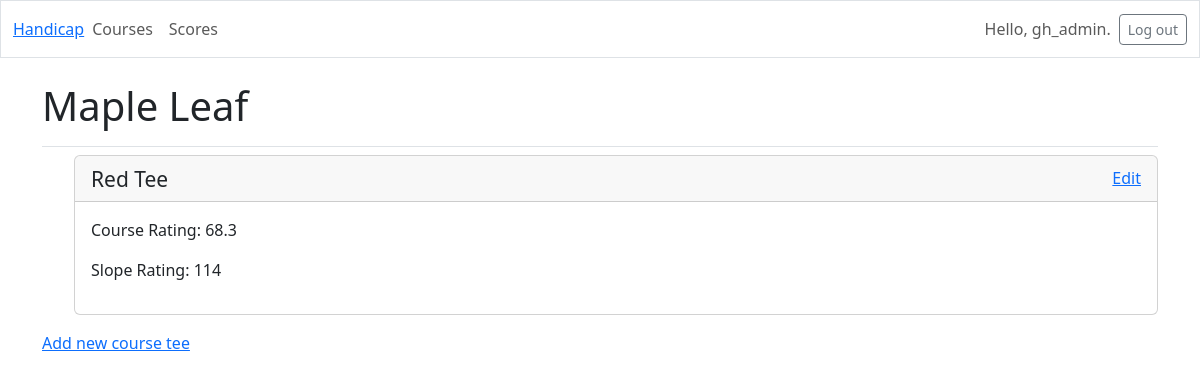
/courses/1/ (signed in), run on the app's committed database.
### golf_handicap/models.py (models this page shows, shortened)
class Course(models.Model):
    course_name = models.CharField(max_length=200)
    location = models.CharField(max_length=200)
    date_added = models.DateTimeField(auto_now_add=True)

class CourseTee(models.Model):
    course = models.ForeignKey(Course, on_delete=models.CASCADE)
    tee_name = models.CharField(max_length=200)
    course_rating = models.DecimalField(max_digits=4, decimal_places=1)
    slope_rating = models.IntegerField()
    course_par = models.IntegerField()
    date_added = models.DateTimeField(auto_now_add=True)

### golf_handicap/views.py (the view)
# urls.py: path('courses/<int:course_id>/', views.course, name='course'),
@login_required
def course(request, course_id):
    course = Course.objects.get(id=course_id)
    tees = course.coursetee_set.order_by('slope_rating')
    context = {'course': course, 'tees': tees}
    return render(request, 'golf_handicap/course.html', context)

### golf_handicap/templates/golf_handicap/course.html
{% extends 'golf_handicap/base.html' %}
{% block page_header %}
  <h1>{{ course.course_name }}</h1>
{% endblock page_header %}
{% block content %}
  <ul>
    {% for tee in tees %}
      <div class="card mb-3">
        <div class="card-header d-flex align-items-center">
          <h4 class="mb-0">
            <small>{{tee.tee_name}} Tee</small>
          </h4>
          <a href="{% url 'golf_handicap:edit_tee' tee.id %}" class="ms-auto" aria-label="Edit">Edit</a>
        </div>
        <div class="card-body">
          <p>Course Rating: {{ tee.course_rating }}</p>
          <p>Slope Rating: {{ tee.slope_rating }}</p>
        </div>
      </div>
    {% empty %}
      <li>There is no information about this course.</li>
    {% endfor %}
  </ul>
  <p>
    <a href="{% url 'golf_handicap:new_tee' course.id %}">Add new course tee</a>
  </p>
{% endblock content %}

### golf_handicap/templates/golf_handicap/base.html (shortened to what this page needs)
{% load django_bootstrap5 %}
{% load bootstrap_icons %}
<!doctype html>
<html lang="en">
<head>
  {% bootstrap_css %}
</head>
<body>
  <nav class="navbar navbar-expand-md navbar-light mb-4 border">
    <div class="container-fluid">
      <a class="navbard-brand" href="{% url 'golf_handicap:index' %}">Handicap</a>
      <div class="collapse navbar-collapse" id="navbarCollapse">
        <ul class="navbar-nav me-auto mb-2 mb-md-0">
          <li class="nav-item">
            <a class="nav-link" href="{% url 'golf_handicap:courses' %}">Courses</a></li>
            <li class="nav-item">
            <a class="nav-link" href="{% url 'golf_handicap:scores' %}">Scores</a></li>
        </ul>
        <ul class="navbar-nav ms-auto mb-2 mb-md-0">
          {% if user.is_authenticated %}
            <li class="nav-item">
              <span class="navbar-text me-2">Hello, {{user.username }}.</span></li>
          {% else %}
            <li class="nav-item">
              <a class="nav-link" href="{% url 'accounts:login' %}">
          {% endif %}
        </ul>
        {% if user.is_authenticated %}
          <form action="{% url 'accounts:logout' %}" method='post'>
            <button name='submit' class='btn btn-outline-secondary btn-sm'>
              Log out</button>
          </form>
        {% endif %}
      </div>
    </div>
  </nav>
  <main class="container">
    <div class="pb-2 mb-2 border-bottom">
      {% block page_header %}{% endblock page_header %}
    </div>
    <div>
      {% block content %}{% endblock content %}
    </div>
  </main>
</body>
</html>

### data on the page
Course: course_name "Maple Leaf"
CourseTee: tee_name "Red", course_rating "68.3", slope_rating "114"

### other printed values
{{ user.username }} "gh_admin"
